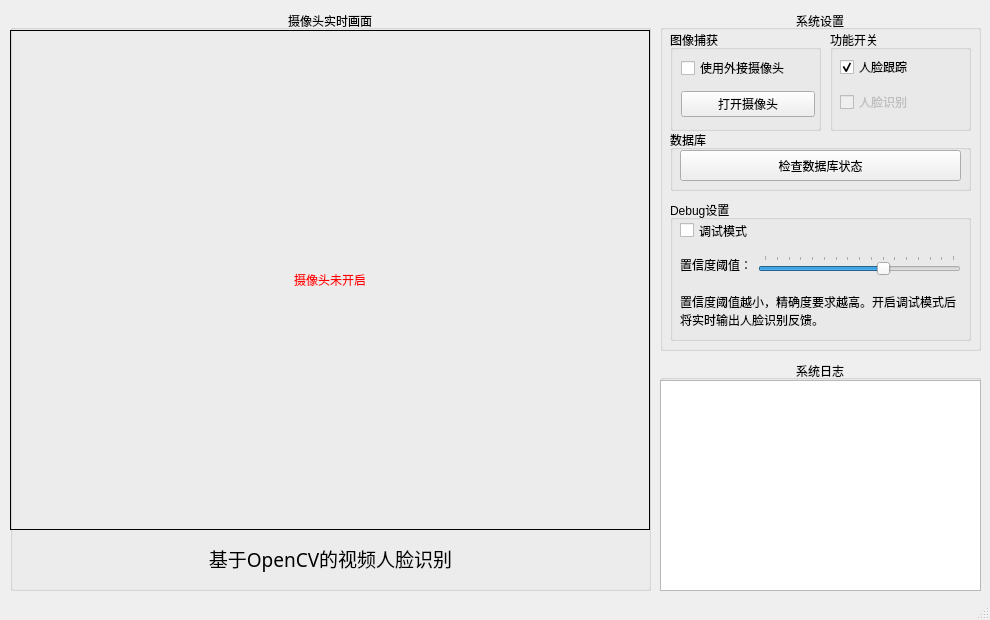
<?xml version="1.0" encoding="UTF-8"?>
<ui version="4.0">
 <class>CoreUI</class>
 <widget class="QMainWindow" name="CoreUI">
  <property name="geometry">
   <rect>
    <x>0</x>
    <y>0</y>
    <width>990</width>
    <height>620</height>
   </rect>
  </property>
  <property name="windowTitle">
   <string>OpenCV Face Recognition System - Core</string>
  </property>
  <widget class="QWidget" name="centralwidget">
   <widget class="QGroupBox" name="systemSettingsGroupBox">
    <property name="geometry">
     <rect>
      <x>660</x>
      <y>10</y>
      <width>321</width>
      <height>341</height>
     </rect>
    </property>
    <property name="title">
     <string>系统设置</string>
    </property>
    <property name="alignment">
     <set>Qt::AlignCenter</set>
    </property>
    <widget class="QGroupBox" name="functionGroupBox">
     <property name="geometry">
      <rect>
       <x>170</x>
       <y>20</y>
       <width>141</width>
       <height>101</height>
      </rect>
     </property>
     <property name="title">
      <string>功能开关</string>
     </property>
     <widget class="QWidget" name="verticalLayoutWidget">
      <property name="geometry">
       <rect>
        <x>10</x>
        <y>20</y>
        <width>121</width>
        <height>71</height>
       </rect>
      </property>
      <layout class="QVBoxLayout" name="verticalLayout">
       <item>
        <widget class="QCheckBox" name="faceTrackerCheckBox">
         <property name="enabled">
          <bool>true</bool>
         </property>
         <property name="text">
          <string>人脸跟踪</string>
         </property>
         <property name="checked">
          <bool>true</bool>
         </property>
        </widget>
       </item>
       <item>
        <widget class="QCheckBox" name="faceRecognizerCheckBox">
         <property name="enabled">
          <bool>false</bool>
         </property>
         <property name="toolTip">
          <string>数据库未完成初始化，请检查</string>
         </property>
         <property name="text">
          <string>人脸识别</string>
         </property>
        </widget>
       </item>
      </layout>
     </widget>
    </widget>
    <widget class="QGroupBox" name="webcamGroupBox">
     <property name="geometry">
      <rect>
       <x>10</x>
       <y>20</y>
       <width>151</width>
       <height>101</height>
      </rect>
     </property>
     <property name="title">
      <string>图像捕获</string>
     </property>
     <widget class="QWidget" name="layoutWidget_4">
      <property name="geometry">
       <rect>
        <x>11</x>
        <y>21</y>
        <width>134</width>
        <height>71</height>
       </rect>
      </property>
      <layout class="QVBoxLayout" name="webcamVerticalLayout">
       <item>
        <widget class="QCheckBox" name="useExternalCameraCheckBox">
         <property name="text">
          <string>使用外接摄像头</string>
         </property>
        </widget>
       </item>
       <item>
        <widget class="QPushButton" name="startWebcamButton">
         <property name="cursor">
          <cursorShape>PointingHandCursor</cursorShape>
         </property>
         <property name="text">
          <string>打开摄像头</string>
         </property>
         <property name="autoDefault">
          <bool>false</bool>
         </property>
         <property name="default">
          <bool>false</bool>
         </property>
         <property name="flat">
          <bool>false</bool>
         </property>
        </widget>
       </item>
      </layout>
     </widget>
    </widget>
    <widget class="QGroupBox" name="dbGroupBox">
     <property name="geometry">
      <rect>
       <x>10</x>
       <y>120</y>
       <width>301</width>
       <height>61</height>
      </rect>
     </property>
     <property name="title">
      <string>数据库</string>
     </property>
     <widget class="QPushButton" name="initDbButton">
      <property name="geometry">
       <rect>
        <x>10</x>
        <y>20</y>
        <width>281</width>
        <height>31</height>
       </rect>
      </property>
      <property name="cursor">
       <cursorShape>PointingHandCursor</cursorShape>
      </property>
      <property name="text">
       <string>检查数据库状态</string>
      </property>
      <property name="autoDefault">
       <bool>false</bool>
      </property>
     </widget>
    </widget>
    <widget class="QGroupBox" name="debugGroupBox">
     <property name="geometry">
      <rect>
       <x>10</x>
       <y>190</y>
       <width>301</width>
       <height>141</height>
      </rect>
     </property>
     <property name="title">
      <string>Debug设置</string>
     </property>
     <property name="checkable">
      <bool>false</bool>
     </property>
     <property name="checked">
      <bool>false</bool>
     </property>
     <widget class="QCheckBox" name="debugCheckBox">
      <property name="geometry">
       <rect>
        <x>10</x>
        <y>20</y>
        <width>91</width>
        <height>21</height>
       </rect>
      </property>
      <property name="text">
       <string>调试模式</string>
      </property>
     </widget>
     <widget class="QWidget" name="layoutWidget">
      <property name="geometry">
       <rect>
        <x>10</x>
        <y>50</y>
        <width>281</width>
        <height>31</height>
       </rect>
      </property>
      <layout class="QGridLayout" name="debugGridLayout">
       <item row="0" column="1">
        <widget class="QSlider" name="confidenceThresholdSlider">
         <property name="maximum">
          <number>80</number>
         </property>
         <property name="singleStep">
          <number>1</number>
         </property>
         <property name="pageStep">
          <number>5</number>
         </property>
         <property name="value">
          <number>50</number>
         </property>
         <property name="orientation">
          <enum>Qt::Horizontal</enum>
         </property>
         <property name="tickPosition">
          <enum>QSlider::TicksAbove</enum>
         </property>
        </widget>
       </item>
       <item row="0" column="0">
        <widget class="QLabel" name="confidenceThresholdLabel">
         <property name="text">
          <string>置信度阈值：</string>
         </property>
         <property name="alignment">
          <set>Qt::AlignLeading|Qt::AlignLeft|Qt::AlignVCenter</set>
         </property>
        </widget>
       </item>
      </layout>
     </widget>
     <widget class="QLabel" name="confidenceTipLabel">
      <property name="geometry">
       <rect>
        <x>10</x>
        <y>90</y>
        <width>281</width>
        <height>41</height>
       </rect>
      </property>
      <property name="text">
       <string>置信度阈值越小，精确度要求越高。开启调试模式后将实时输出人脸识别反馈。</string>
      </property>
      <property name="wordWrap">
       <bool>true</bool>
      </property>
     </widget>
    </widget>
   </widget>
   <widget class="QGroupBox" name="realTimeCaptureGroupBox">
    <property name="geometry">
     <rect>
      <x>10</x>
      <y>10</y>
      <width>641</width>
      <height>581</height>
     </rect>
    </property>
    <property name="title">
     <string>摄像头实时画面</string>
    </property>
    <property name="alignment">
     <set>Qt::AlignCenter</set>
    </property>
    <property name="flat">
     <bool>false</bool>
    </property>
    <widget class="QLabel" name="realTimeCaptureLabel">
     <property name="geometry">
      <rect>
       <x>0</x>
       <y>20</y>
       <width>640</width>
       <height>500</height>
      </rect>
     </property>
     <property name="frameShape">
      <enum>QFrame::Box</enum>
     </property>
     <property name="text">
      <string>&lt;font color=red&gt;摄像头未开启&lt;/font&gt;</string>
     </property>
     <property name="alignment">
      <set>Qt::AlignCenter</set>
     </property>
    </widget>
    <widget class="QLabel" name="aboutLabel">
     <property name="geometry">
      <rect>
       <x>50</x>
       <y>530</y>
       <width>541</width>
       <height>36</height>
      </rect>
     </property>
     <property name="font">
      <font>
       <family>楷体</family>
       <pointsize>14</pointsize>
      </font>
     </property>
     <property name="text">
      <string>基于OpenCV的视频人脸识别</string>
     </property>
     <property name="alignment">
      <set>Qt::AlignCenter</set>
     </property>
    </widget>
   </widget>
   <widget class="QGroupBox" name="logGroupBox">
    <property name="geometry">
     <rect>
      <x>660</x>
      <y>360</y>
      <width>321</width>
      <height>231</height>
     </rect>
    </property>
    <property name="title">
     <string>系统日志</string>
    </property>
    <property name="alignment">
     <set>Qt::AlignCenter</set>
    </property>
    <widget class="QTextEdit" name="logTextEdit">
     <property name="geometry">
      <rect>
       <x>0</x>
       <y>20</y>
       <width>321</width>
       <height>211</height>
      </rect>
     </property>
    </widget>
   </widget>
  </widget>
  <widget class="QStatusBar" name="statusbar"/>
 </widget>
 <resources/>
 <connections/>
</ui>
